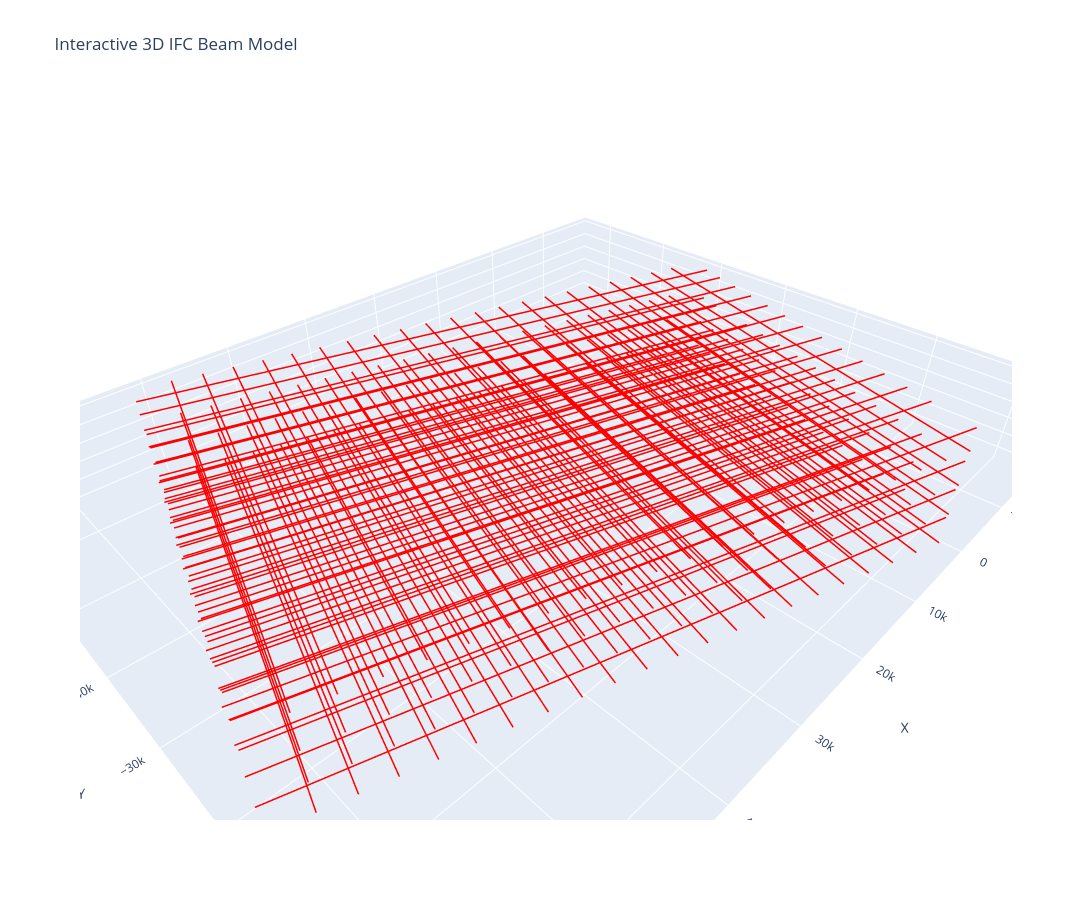

The code cell stored with this chart in its notebook:
### Code cell
# Create interactive 3D figure
fig = go.Figure()

# Plot all beams as lines
for start, end in zip(global_start, global_end):

    fig.add_trace(go.Scatter3d(
        x=[start[0], end[0]],
        y=[start[1], end[1]],
        z=[start[2], end[2]],
        mode="lines", line=dict(color="red", width=3), showlegend=False))

# Layout settings
fig.update_layout(
    title="Interactive 3D IFC Beam Model",
    scene=dict(xaxis_title="X", yaxis_title="Y", zaxis_title="Z", aspectmode="data"), width=1200, height=900)

# Display interactive plot
fig.show()

### Figure 1 — Plotly figure (JSON) as saved in the notebook; plotly's stock layout.template omitted (floating-point values rounded to 4 significant figures)
{"data": [{"line": {"color": "red", "width": 3}, "mode": "lines", "showlegend": false, "type": "scatter3d", "x": [741.8, -13560.0], "y": [2426.0, -44350.0], "z": [-3070, -3070]}, {"line": {"color": "red", "width": 3}, "mode": "lines", "showlegend": false, "type": "scatter3d", "x": [3802.0, -10500.0], "y": [1491.0, -45280.0], "z": [-3070, -3070]}, {"line": {"color": "red", "width": 3}, "mode": "lines", "showlegend": false, "type": "scatter3d", "x": [6862.0, -7438.0], "y": [555.1, -46220.0], "z": [-3070, -3070]}, {"line": {"color": "red", "width": 3}, "mode": "lines", "showlegend": false, "type": "scatter3d", "x": [9922.0, -4378.0], "y": [-380.5, -47150.0], "z": [-3070, -3070]}, {"line": {"color": "red", "width": 3}, "mode": "lines", "showlegend": false, "type": "scatter3d", "x": [12980.0, -1318.0], "y": [-1316.0, -48090.0], "z": [-3070, -3070]}, {"line": {"color": "red", "width": 3}, "mode": "lines", "showlegend": false, "type": "scatter3d", "x": [16040.0, 1742.0], "y": [-2252.0, -49030.0], "z": [-3070, -3070]}, {"line": {"color": "red", "width": 3}, "mode": "lines", "showlegend": false, "type": "scatter3d", "x": [19100.0, 4803.0], "y": [-3187.0, -49960.0], "z": [-3070, -3070]}, {"line": {"color": "red", "width": 3}, "mode": "lines", "showlegend": false, "type": "scatter3d", "x": [22160.0, 7863.0], "y": [-4123.0, -50900.0], "z": [-3070, -3070]}, {"line": {"color": "red", "width": 3}, "mode": "lines", "showlegend": false, "type": "scatter3d", "x": [25220.0, 10920.0], "y": [-5058.0, -51830.0], "z": [-3070, -3070]}, {"line": {"color": "red", "width": 3}, "mode": "lines", "showlegend": false, "type": "scatter3d", "x": [28280.0, 13980.0], "y": [-5994.0, -52770.0], "z": [-3070, -3070]}, {"line": {"color": "red", "width": 3}, "mode": "lines", "showlegend": false, "type": "scatter3d", "x": [31340.0, 17040.0], "y": [-6930.0, -53700.0], "z": [-3070, -3070]}, {"line": {"color": "red", "width": 3}, "mode": "lines", "showlegend": false, "type": "scatter3d", "x": [34400.0, 20100.0], "y": [-7865.0, -54640.0], "z": [-3070, -3070]}, {"line": {"color": "red", "width": 3}, "mode": "lines", "showlegend": false, "type": "scatter3d", "x": [37460.0, 23160.0], "y": [-8801.0, -55580.0], "z": [-3070, -3070]}, {"line": {"color": "red", "width": 3}, "mode": "lines", "showlegend": false, "type": "scatter3d", "x": [40520.0, 26220.0], "y": [-9736.0, -56510.0], "z": [-3070, -3070]}, {"line": {"color": "red", "width": 3}, "mode": "lines", "showlegend": false, "type": "scatter3d", "x": [43580.0, 29280.0], "y": [-10670.0, -57450.0], "z": [-3070, -3070]}, {"line": {"color": "red", "width": 3}, "mode": "lines", "showlegend": false, "type": "scatter3d", "x": [46640.0, 32340.0], "y": [-11610.0, -58380.0], "z": [-3070, -3070]}, {"line": {"color": "red", "width": 3}, "mode": "lines", "showlegend": false, "type": "scatter3d", "x": [49700.0, 35400.0], "y": [-12540.0, -59320.0], "z": [-3070, -3070]}, {"line": {"color": "red", "width": 3}, "mode": "lines", "showlegend": false, "type": "scatter3d", "x": [52760.0, 38460.0], "y": [-13480.0, -60250.0], "z": [-3070, -3070]}, {"line": {"color": "red", "width": 3}, "mode": "lines", "showlegend": false, "type": "scatter3d", "x": [55820.0, 41520.0], "y": [-14410.0, -61190.0], "z": [-3070, -3070]}, {"line": {"color": "red", "width": 3}, "mode": "lines", "showlegend": false, "type": "scatter3d", "x": [58890.0, 44580.0], "y": [-15350.0, -62120.0], "z": [-3070, -3070]}, {"line": {"color": "red", "width": 3}, "mode": "lines", "showlegend": false, "type": "scatter3d", "x": [61950.0, 47640.0], "y": [-16290.0, -63060.0], "z": [-3070, -3070]}, {"line": {"color": "red", "width": 3}, "mode": "lines", "showlegend": false, "type": "scatter3d", "x": [-3701.0, 64890.0], "y": [1132.0, -19840.0], "z": [-3070, -3070]}, {"line": {"color": "red", "width": 3}, "mode": "lines", "showlegend": false, "type": "scatter3d", "x": [-5333.0, 63260.0], "y": [-4205.0, -25170.0], "z": [-3070, -3070]}, {"line": {"color": "red", "width": 3}, "mode": "lines", "showlegend": false, "type": "scatter3d", "x": [-6268.0, 62320.0], "y": [-7265.0, -28230.0], "z": [-3070, -3070]}, {"line": {"color": "red", "width": 3}, "mode": "lines", "showlegend": false, "type": "scatter3d", "x": [-7204.0, 61390.0], "y": [-10320.0, -31300.0], "z": [-3070, -3070]}, {"line": {"color": "red", "width": 3}, "mode": "lines", "showlegend": false, "type": "scatter3d", "x": [-8139.0, 60450.0], "y": [-13390.0, -34360.0], "z": [-3070, -3070]}, {"line": {"color": "red", "width": 3}, "mode": "lines", "showlegend": false, "type": "scatter3d", "x": [-9075.0, 59520.0], "y": [-16450.0, -37420.0], "z": [-3070, -3070]}, {"line": {"color": "red", "width": 3}, "mode": "lines", "showlegend": false, "type": "scatter3d", "x": [-10010.0, 58580.0], "y": [-19510.0, -40480.0], "z": [-3070, -3070]}, {"line": {"color": "red", "width": 3}, "mode": "lines", "showlegend": false, "type": "scatter3d", "x": [-10950.0, 57640.0], "y": [-22570.0, -43540.0], "z": [-3070, -3070]}, {"line": {"color": "red", "width": 3}, "mode": "lines", "showlegend": false, "type": "scatter3d", "x": [-11880.0, 56710.0], "y": [-25630.0, -46600.0], "z": [-3070, -3070]}, {"line": {"color": "red", "width": 3}, "mode": "lines", "showlegend": false, "type": "scatter3d", "x": [-12820.0, 55770.0], "y": [-28690.0, -49660.0], "z": [-3070, -3070]}, {"line": {"color": "red", "width": 3}, "mode": "lines", "showlegend": false, "type": "scatter3d", "x": [-13750.0, 54840.0], "y": [-31750.0, -52720.0], "z": [-3070, -3070]}, {"line": {"color": "red", "width": 3}, "mode": "lines", "showlegend": false, "type": "scatter3d", "x": [-14690.0, 53900.0], "y": [-34810.0, -55780.0], "z": [-3070, -3070]}, {"line": {"color": "red", "width": 3}, "mode": "lines", "showlegend": false, "type": "scatter3d", "x": [-15620.0, 52970.0], "y": [-37870.0, -58840.0], "z": [-3070, -3070]}, {"line": {"color": "red", "width": 3}, "mode": "lines", "showlegend": false, "type": "scatter3d", "x": [-16440.0, 52150.0], "y": [-40540.0, -61510.0], "z": [-3070, -3070]}, {"line": {"color": "red", "width": 3}, "mode": "lines", "showlegend": false, "type": "scatter3d", "x": [741.8, -13560.0], "y": [2426.0, -44350.0], "z": [600, 600]}, {"line": {"color": "red", "width": 3}, "mode": "lines", "showlegend": false, "type": "scatter3d", "x": [3802.0, -10500.0], "y": [1491.0, -45280.0], "z": [600, 600]}, {"line": {"color": "red", "width": 3}, "mode": "lines", "showlegend": false, "type": "scatter3d", "x": [6862.0, -7438.0], "y": [555.1, -46220.0], "z": [600, 600]}, {"line": {"color": "red", "width": 3}, "mode": "lines", "showlegend": false, "type": "scatter3d", "x": [9922.0, -4378.0], "y": [-380.5, -47150.0], "z": [600, 600]}, {"line": {"color": "red", "width": 3}, "mode": "lines", "showlegend": false, "type": "scatter3d", "x": [12980.0, -1318.0], "y": [-1316.0, -48090.0], "z": [600, 600]}, {"line": {"color": "red", "width": 3}, "mode": "lines", "showlegend": false, "type": "scatter3d", "x": [16040.0, 1742.0], "y": [-2252.0, -49030.0], "z": [600, 600]}, {"line": {"color": "red", "width": 3}, "mode": "lines", "showlegend": false, "type": "scatter3d", "x": [19100.0, 4803.0], "y": [-3187.0, -49960.0], "z": [600, 600]}, {"line": {"color": "red", "width": 3}, "mode": "lines", "showlegend": false, "type": "scatter3d", "x": [22160.0, 7863.0], "y": [-4123.0, -50900.0], "z": [600, 600]}, {"line": {"color": "red", "width": 3}, "mode": "lines", "showlegend": false, "type": "scatter3d", "x": [25220.0, 10920.0], "y": [-5058.0, -51830.0], "z": [600, 600]}, {"line": {"color": "red", "width": 3}, "mode": "lines", "showlegend": false, "type": "scatter3d", "x": [28280.0, 13980.0], "y": [-5994.0, -52770.0], "z": [600, 600]}, {"line": {"color": "red", "width": 3}, "mode": "lines", "showlegend": false, "type": "scatter3d", "x": [31340.0, 17040.0], "y": [-6930.0, -53700.0], "z": [600, 600]}, {"line": {"color": "red", "width": 3}, "mode": "lines", "showlegend": false, "type": "scatter3d", "x": [34400.0, 20100.0], "y": [-7865.0, -54640.0], "z": [600, 600]}, {"line": {"color": "red", "width": 3}, "mode": "lines", "showlegend": false, "type": "scatter3d", "x": [37460.0, 23160.0], "y": [-8801.0, -55580.0], "z": [600, 600]}, {"line": {"color": "red", "width": 3}, "mode": "lines", "showlegend": false, "type": "scatter3d", "x": [40520.0, 26220.0], "y": [-9736.0, -56510.0], "z": [600, 600]}, {"line": {"color": "red", "width": 3}, "mode": "lines", "showlegend": false, "type": "scatter3d", "x": [43580.0, 29280.0], "y": [-10670.0, -57450.0], "z": [600, 600]}, {"line": {"color": "red", "width": 3}, "mode": "lines", "showlegend": false, "type": "scatter3d", "x": [46640.0, 32340.0], "y": [-11610.0, -58380.0], "z": [600, 600]}, {"line": {"color": "red", "width": 3}, "mode": "lines", "showlegend": false, "type": "scatter3d", "x": [49700.0, 35400.0], "y": [-12540.0, -59320.0], "z": [600, 600]}, {"line": {"color": "red", "width": 3}, "mode": "lines", "showlegend": false, "type": "scatter3d", "x": [52760.0, 38460.0], "y": [-13480.0, -60250.0], "z": [600, 600]}, {"line": {"color": "red", "width": 3}, "mode": "lines", "showlegend": false, "type": "scatter3d", "x": [55820.0, 41520.0], "y": [-14410.0, -61190.0], "z": [600, 600]}, {"line": {"color": "red", "width": 3}, "mode": "lines", "showlegend": false, "type": "scatter3d", "x": [58890.0, 44580.0], "y": [-15350.0, -62120.0], "z": [600, 600]}, {"line": {"color": "red", "width": 3}, "mode": "lines", "showlegend": false, "type": "scatter3d", "x": [61950.0, 47640.0], "y": [-16290.0, -63060.0], "z": [600, 600]}, {"line": {"color": "red", "width": 3}, "mode": "lines", "showlegend": false, "type": "scatter3d", "x": [-3701.0, 64890.0], "y": [1132.0, -19840.0], "z": [600, 600]}, {"line": {"color": "red", "width": 3}, "mode": "lines", "showlegend": false, "type": "scatter3d", "x": [-5333.0, 63260.0], "y": [-4205.0, -25170.0], "z": [600, 600]}, {"line": {"color": "red", "width": 3}, "mode": "lines", "showlegend": false, "type": "scatter3d", "x": [-6268.0, 62320.0], "y": [-7265.0, -28230.0], "z": [600, 600]}, {"line": {"color": "red", "width": 3}, "mode": "lines", "showlegend": false, "type": "scatter3d", "x": [-7204.0, 61390.0], "y": [-10320.0, -31300.0], "z": [600, 600]}, {"line": {"color": "red", "width": 3}, "mode": "lines", "showlegend": false, "type": "scatter3d", "x": [-8139.0, 60450.0], "y": [-13390.0, -34360.0], "z": [600, 600]}, {"line": {"color": "red", "width": 3}, "mode": "lines", "showlegend": false, "type": "scatter3d", "x": [-9075.0, 59520.0], "y": [-16450.0, -37420.0], "z": [600, 600]}, {"line": {"color": "red", "width": 3}, "mode": "lines", "showlegend": false, "type": "scatter3d", "x": [-10010.0, 58580.0], "y": [-19510.0, -40480.0], "z": [600, 600]}, {"line": {"color": "red", "width": 3}, "mode": "lines", "showlegend": false, "type": "scatter3d", "x": [-10950.0, 57640.0], "y": [-22570.0, -43540.0], "z": [600, 600]}, {"line": {"color": "red", "width": 3}, "mode": "lines", "showlegend": false, "type": "scatter3d", "x": [-11880.0, 56710.0], "y": [-25630.0, -46600.0], "z": [600, 600]}, {"line": {"color": "red", "width": 3}, "mode": "lines", "showlegend": false, "type": "scatter3d", "x": [-12820.0, 55770.0], "y": [-28690.0, -49660.0], "z": [600, 600]}, {"line": {"color": "red", "width": 3}, "mode": "lines", "showlegend": false, "type": "scatter3d", "x": [-13750.0, 54840.0], "y": [-31750.0, -52720.0], "z": [600, 600]}, {"line": {"color": "red", "width": 3}, "mode": "lines", "showlegend": false, "type": "scatter3d", "x": [-14690.0, 53900.0], "y": [-34810.0, -55780.0], "z": [600, 600]}, {"line": {"color": "red", "width": 3}, "mode": "lines", "showlegend": false, "type": "scatter3d", "x": [-15620.0, 52970.0], "y": [-37870.0, -58840.0], "z": [600, 600]}, {"line": {"color": "red", "width": 3}, "mode": "lines", "showlegend": false, "type": "scatter3d", "x": [-16440.0, 52150.0], "y": [-40540.0, -61510.0], "z": [600, 600]}, {"line": {"color": "red", "width": 3}, "mode": "lines", "showlegend": false, "type": "scatter3d", "x": [741.8, -13560.0], "y": [2426.0, -44350.0], "z": [4175, 4175]}, {"line": {"color": "red", "width": 3}, "mode": "lines", "showlegend": false, "type": "scatter3d", "x": [3802.0, -10500.0], "y": [1491.0, -45280.0], "z": [4175, 4175]}, {"line": {"color": "red", "width": 3}, "mode": "lines", "showlegend": false, "type": "scatter3d", "x": [6862.0, -7438.0], "y": [555.1, -46220.0], "z": [4175, 4175]}, {"line": {"color": "red", "width": 3}, "mode": "lines", "showlegend": false, "type": "scatter3d", "x": [9922.0, -4378.0], "y": [-380.5, -47150.0], "z": [4175, 4175]}, {"line": {"color": "red", "width": 3}, "mode": "lines", "showlegend": false, "type": "scatter3d", "x": [12980.0, -1318.0], "y": [-1316.0, -48090.0], "z": [4175, 4175]}, {"line": {"color": "red", "width": 3}, "mode": "lines", "showlegend": false, "type": "scatter3d", "x": [16040.0, 1742.0], "y": [-2252.0, -49030.0], "z": [4175, 4175]}, {"line": {"color": "red", "width": 3}, "mode": "lines", "showlegend": false, "type": "scatter3d", "x": [19100.0, 4803.0], "y": [-3187.0, -49960.0], "z": [4175, 4175]}, {"line": {"color": "red", "width": 3}, "mode": "lines", "showlegend": false, "type": "scatter3d", "x": [22160.0, 7863.0], "y": [-4123.0, -50900.0], "z": [4175, 4175]}, {"line": {"color": "red", "width": 3}, "mode": "lines", "showlegend": false, "type": "scatter3d", "x": [25220.0, 10920.0], "y": [-5058.0, -51830.0], "z": [4175, 4175]}, {"line": {"color": "red", "width": 3}, "mode": "lines", "showlegend": false, "type": "scatter3d", "x": [28280.0, 13980.0], "y": [-5994.0, -52770.0], "z": [4175, 4175]}, {"line": {"color": "red", "width": 3}, "mode": "lines", "showlegend": false, "type": "scatter3d", "x": [31340.0, 17040.0], "y": [-6930.0, -53700.0], "z": [4175, 4175]}, {"line": {"color": "red", "width": 3}, "mode": "lines", "showlegend": false, "type": "scatter3d", "x": [34400.0, 20100.0], "y": [-7865.0, -54640.0], "z": [4175, 4175]}, {"line": {"color": "red", "width": 3}, "mode": "lines", "showlegend": false, "type": "scatter3d", "x": [37460.0, 23160.0], "y": [-8801.0, -55580.0], "z": [4175, 4175]}, {"line": {"color": "red", "width": 3}, "mode": "lines", "showlegend": false, "type": "scatter3d", "x": [40520.0, 26220.0], "y": [-9736.0, -56510.0], "z": [4175, 4175]}, {"line": {"color": "red", "width": 3}, "mode": "lines", "showlegend": false, "type": "scatter3d", "x": [43580.0, 29280.0], "y": [-10670.0, -57450.0], "z": [4175, 4175]}, {"line": {"color": "red", "width": 3}, "mode": "lines", "showlegend": false, "type": "scatter3d", "x": [46640.0, 32340.0], "y": [-11610.0, -58380.0], "z": [4175, 4175]}, {"line": {"color": "red", "width": 3}, "mode": "lines", "showlegend": false, "type": "scatter3d", "x": [49700.0, 35400.0], "y": [-12540.0, -59320.0], "z": [4175, 4175]}, {"line": {"color": "red", "width": 3}, "mode": "lines", "showlegend": false, "type": "scatter3d", "x": [52760.0, 38460.0], "y": [-13480.0, -60250.0], "z": [4175, 4175]}, {"line": {"color": "red", "width": 3}, "mode": "lines", "showlegend": false, "type": "scatter3d", "x": [55820.0, 41520.0], "y": [-14410.0, -61190.0], "z": [4175, 4175]}, {"line": {"color": "red", "width": 3}, "mode": "lines", "showlegend": false, "type": "scatter3d", "x": [58890.0, 44580.0], "y": [-15350.0, -62120.0], "z": [4175, 4175]}, {"line": {"color": "red", "width": 3}, "mode": "lines", "showlegend": false, "type": "scatter3d", "x": [61950.0, 47640.0], "y": [-16290.0, -63060.0], "z": [4175, 4175]}, {"line": {"color": "red", "width": 3}, "mode": "lines", "showlegend": false, "type": "scatter3d", "x": [-3701.0, 64890.0], "y": [1132.0, -19840.0], "z": [4175, 4175]}, {"line": {"color": "red", "width": 3}, "mode": "lines", "showlegend": false, "type": "scatter3d", "x": [-5333.0, 63260.0], "y": [-4205.0, -25170.0], "z": [4175, 4175]}, {"line": {"color": "red", "width": 3}, "mode": "lines", "showlegend": false, "type": "scatter3d", "x": [-6268.0, 62320.0], "y": [-7265.0, -28230.0], "z": [4175, 4175]}, {"line": {"color": "red", "width": 3}, "mode": "lines", "showlegend": false, "type": "scatter3d", "x": [-7204.0, 61390.0], "y": [-10320.0, -31300.0], "z": [4175, 4175]}, {"line": {"color": "red", "width": 3}, "mode": "lines", "showlegend": false, "type": "scatter3d", "x": [-8139.0, 60450.0], "y": [-13390.0, -34360.0], "z": [4175, 4175]}, {"line": {"color": "red", "width": 3}, "mode": "lines", "showlegend": false, "type": "scatter3d", "x": [-9075.0, 59520.0], "y": [-16450.0, -37420.0], "z": [4175, 4175]}, {"line": {"color": "red", "width": 3}, "mode": "lines", "showlegend": false, "type": "scatter3d", "x": [-10010.0, 58580.0], "y": [-19510.0, -40480.0], "z": [4175, 4175]}, {"line": {"color": "red", "width": 3}, "mode": "lines", "showlegend": false, "type": "scatter3d", "x": [-10950.0, 57640.0], "y": [-22570.0, -43540.0], "z": [4175, 4175]}, {"line": {"color": "red", "width": 3}, "mode": "lines", "showlegend": false, "type": "scatter3d", "x": [-11880.0, 56710.0], "y": [-25630.0, -46600.0], "z": [4175, 4175]}, {"line": {"color": "red", "width": 3}, "mode": "lines", "showlegend": false, "type": "scatter3d", "x": [-12820.0, 55770.0], "y": [-28690.0, -49660.0], "z": [4175, 4175]}, {"line": {"color": "red", "width": 3}, "mode": "lines", "showlegend": false, "type": "scatter3d", "x": [-13750.0, 54840.0], "y": [-31750.0, -52720.0], "z": [4175, 4175]}, {"line": {"color": "red", "width": 3}, "mode": "lines", "showlegend": false, "type": "scatter3d", "x": [-14690.0, 53900.0], "y": [-34810.0, -55780.0], "z": [4175, 4175]}, {"line": {"color": "red", "width": 3}, "mode": "lines", "showlegend": false, "type": "scatter3d", "x": [-15620.0, 52970.0], "y": [-37870.0, -58840.0], "z": [4175, 4175]}, {"line": {"color": "red", "width": 3}, "mode": "lines", "showlegend": false, "type": "scatter3d", "x": [-16440.0, 52150.0], "y": [-40540.0, -61510.0], "z": [4175, 4175]}, {"line": {"color": "red", "width": 3}, "mode": "lines", "showlegend": false, "type": "scatter3d", "x": [741.8, -13560.0], "y": [2426.0, -44350.0], "z": [8175, 8175]}, {"line": {"color": "red", "width": 3}, "mode": "lines", "showlegend": false, "type": "scatter3d", "x": [3802.0, -10500.0], "y": [1491.0, -45280.0], "z": [8175, 8175]}, {"line": {"color": "red", "width": 3}, "mode": "lines", "showlegend": false, "type": "scatter3d", "x": [6862.0, -7438.0], "y": [555.1, -46220.0], "z": [8175, 8175]}, {"line": {"color": "red", "width": 3}, "mode": "lines", "showlegend": false, "type": "scatter3d", "x": [9922.0, -4378.0], "y": [-380.5, -47150.0], "z": [8175, 8175]}, {"line": {"color": "red", "width": 3}, "mode": "lines", "showlegend": false, "type": "scatter3d", "x": [12980.0, -1318.0], "y": [-1316.0, -48090.0], "z": [8175, 8175]}, {"line": {"color": "red", "width": 3}, "mode": "lines", "showlegend": false, "type": "scatter3d", "x": [16040.0, 1742.0], "y": [-2252.0, -49030.0], "z": [8175, 8175]}, {"line": {"color": "red", "width": 3}, "mode": "lines", "showlegend": false, "type": "scatter3d", "x": [19100.0, 4803.0], "y": [-3187.0, -49960.0], "z": [8175, 8175]}, {"line": {"color": "red", "width": 3}, "mode": "lines", "showlegend": false, "type": "scatter3d", "x": [22160.0, 7863.0], "y": [-4123.0, -50900.0], "z": [8175, 8175]}, {"line": {"color": "red", "width": 3}, "mode": "lines", "showlegend": false, "type": "scatter3d", "x": [25220.0, 10920.0], "y": [-5058.0, -51830.0], "z": [8175, 8175]}, {"line": {"color": "red", "width": 3}, "mode": "lines", "showlegend": false, "type": "scatter3d", "x": [28280.0, 13980.0], "y": [-5994.0, -52770.0], "z": [8175, 8175]}, {"line": {"color": "red", "width": 3}, "mode": "lines", "showlegend": false, "type": "scatter3d", "x": [31340.0, 17040.0], "y": [-6930.0, -53700.0], "z": [8175, 8175]}, {"line": {"color": "red", "width": 3}, "mode": "lines", "showlegend": false, "type": "scatter3d", "x": [34400.0, 20100.0], "y": [-7865.0, -54640.0], "z": [8175, 8175]}, {"line": {"color": "red", "width": 3}, "mode": "lines", "showlegend": false, "type": "scatter3d", "x": [37460.0, 23160.0], "y": [-8801.0, -55580.0], "z": [8175, 8175]}, {"line": {"color": "red", "width": 3}, "mode": "lines", "showlegend": false, "type": "scatter3d", "x": [40520.0, 26220.0], "y": [-9736.0, -56510.0], "z": [8175, 8175]}, {"line": {"color": "red", "width": 3}, "mode": "lines", "showlegend": false, "type": "scatter3d", "x": [43580.0, 29280.0], "y": [-10670.0, -57450.0], "z": [8175, 8175]}, {"line": {"color": "red", "width": 3}, "mode": "lines", "showlegend": false, "type": "scatter3d", "x": [46640.0, 32340.0], "y": [-11610.0, -58380.0], "z": [8175, 8175]}, {"line": {"color": "red", "width": 3}, "mode": "lines", "showlegend": false, "type": "scatter3d", "x": [49700.0, 35400.0], "y": [-12540.0, -59320.0], "z": [8175, 8175]}, {"line": {"color": "red", "width": 3}, "mode": "lines", "showlegend": false, "type": "scatter3d", "x": [52760.0, 38460.0], "y": [-13480.0, -60250.0], "z": [8175, 8175]}, {"line": {"color": "red", "width": 3}, "mode": "lines", "showlegend": false, "type": "scatter3d", "x": [55820.0, 41520.0], "y": [-14410.0, -61190.0], "z": [8175, 8175]}, {"line": {"color": "red", "width": 3}, "mode": "lines", "showlegend": false, "type": "scatter3d", "x": [58890.0, 44580.0], "y": [-15350.0, -62120.0], "z": [8175, 8175]}, {"line": {"color": "red", "width": 3}, "mode": "lines", "showlegend": false, "type": "scatter3d", "x": [61950.0, 47640.0], "y": [-16290.0, -63060.0], "z": [8175, 8175]}, {"line": {"color": "red", "width": 3}, "mode": "lines", "showlegend": false, "type": "scatter3d", "x": [-3701.0, 64890.0], "y": [1132.0, -19840.0], "z": [8175, 8175]}, {"line": {"color": "red", "width": 3}, "mode": "lines", "showlegend": false, "type": "scatter3d", "x": [-5333.0, 63260.0], "y": [-4205.0, -25170.0], "z": [8175, 8175]}, {"line": {"color": "red", "width": 3}, "mode": "lines", "showlegend": false, "type": "scatter3d", "x": [-6268.0, 62320.0], "y": [-7265.0, -28230.0], "z": [8175, 8175]}, {"line": {"color": "red", "width": 3}, "mode": "lines", "showlegend": false, "type": "scatter3d", "x": [-7204.0, 61390.0], "y": [-10320.0, -31300.0], "z": [8175, 8175]}, {"line": {"color": "red", "width": 3}, "mode": "lines", "showlegend": false, "type": "scatter3d", "x": [-8139.0, 60450.0], "y": [-13390.0, -34360.0], "z": [8175, 8175]}, {"line": {"color": "red", "width": 3}, "mode": "lines", "showlegend": false, "type": "scatter3d", "x": [-9075.0, 59520.0], "y": [-16450.0, -37420.0], "z": [8175, 8175]}, {"line": {"color": "red", "width": 3}, "mode": "lines", "showlegend": false, "type": "scatter3d", "x": [-10010.0, 58580.0], "y": [-19510.0, -40480.0], "z": [8175, 8175]}, {"line": {"color": "red", "width": 3}, "mode": "lines", "showlegend": false, "type": "scatter3d", "x": [-10950.0, 57640.0], "y": [-22570.0, -43540.0], "z": [8175, 8175]}, {"line": {"color": "red", "width": 3}, "mode": "lines", "showlegend": false, "type": "scatter3d", "x": [-11880.0, 56710.0], "y": [-25630.0, -46600.0], "z": [8175, 8175]}, {"line": {"color": "red", "width": 3}, "mode": "lines", "showlegend": false, "type": "scatter3d", "x": [-12820.0, 55770.0], "y": [-28690.0, -49660.0], "z": [8175, 8175]}, {"line": {"color": "red", "width": 3}, "mode": "lines", "showlegend": false, "type": "scatter3d", "x": [-13750.0, 54840.0], "y": [-31750.0, -52720.0], "z": [8175, 8175]}, {"line": {"color": "red", "width": 3}, "mode": "lines", "showlegend": false, "type": "scatter3d", "x": [-14690.0, 53900.0], "y": [-34810.0, -55780.0], "z": [8175, 8175]}, {"line": {"color": "red", "width": 3}, "mode": "lines", "showlegend": false, "type": "scatter3d", "x": [-15620.0, 52970.0], "y": [-37870.0, -58840.0], "z": [8175, 8175]}, {"line": {"color": "red", "width": 3}, "mode": "lines", "showlegend": false, "type": "scatter3d", "x": [-16440.0, 52150.0], "y": [-40540.0, -61510.0], "z": [8175, 8175]}], "layout": {"height": 900, "scene": {"aspectmode": "data", "xaxis": {"title": {"text": "X"}}, "yaxis": {"title": {"text": "Y"}}, "zaxis": {"title": {"text": "Z"}}}, "title": {"text": "Interactive 3D IFC Beam Model"}, "width": 1200}}
